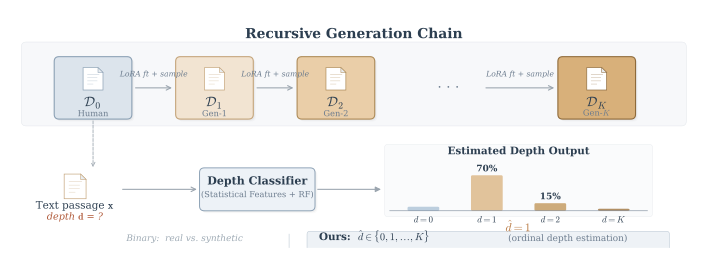

Source code (Python):
import matplotlib
matplotlib.use('Agg')
import matplotlib.pyplot as plt
from matplotlib.patches import FancyBboxPatch, FancyArrowPatch

plt.rcParams.update({
    'font.family': 'serif',
    'font.serif': ['Times New Roman', 'DejaVu Serif', 'serif'],
    'mathtext.fontset': 'cm',
    'font.size': 9,
    'figure.dpi': 300,
    'savefig.dpi': 300,
    'savefig.bbox': 'tight',
    'savefig.pad_inches': 0.04,
    'pdf.fonttype': 42,
    'ps.fonttype': 42,
})

C = {
    'd0_bg': '#DCE4EC', 'd0_bd': '#8BA0B4',
    'd1_bg': '#F2E4D2', 'd1_bd': '#C4A47A',
    'd2_bg': '#EACEA8', 'd2_bd': '#AD8A56',
    'dk_bg': '#D8B07A', 'dk_bd': '#8E6A3A',
    'arrow':  '#9AA4AE',
    'main':   '#2C3E50',
    'sub':    '#6B7B8D',
    'red':    '#B05A3A',
    'cls_bg': '#EDF2F7', 'cls_bd': '#8BA0B4',
    'accent': '#B87840',
    'binary': '#9EAAB4',
    'ours_bg':'#EEF2F6', 'ours_bd':'#BCC8D4',
}

W, H = 7.0, 2.45
fig = plt.figure(figsize=(W, H))
ax = fig.add_axes([0, 0, 1, 1])
ax.set_xlim(0, W)
ax.set_ylim(-0.05, H)
ax.axis('off')

def rbox(ax, x, y, w, h, bg, bd, lw=0.7, zorder=3, shadow=True):
    if shadow:
        for dx, dy, a in [(0.015, -0.015, 0.04), (0.025, -0.025, 0.02)]:
            ax.add_patch(FancyBboxPatch(
                (x+dx, y+dy), w, h,
                boxstyle='round,pad=0.03,rounding_size=0.05',
                fc='#000000', ec='none', alpha=a, zorder=zorder-2))
    ax.add_patch(FancyBboxPatch(
        (x, y), w, h,
        boxstyle='round,pad=0.03,rounding_size=0.05',
        fc=bg, ec=bd, lw=lw, zorder=zorder))

def doc_icon(ax, cx, cy, s=0.09, c='#6B7B8D', zorder=5):
    px = [cx-s, cx-s, cx+s*0.5, cx+s, cx+s, cx-s]
    py = [cy-s*1.15, cy+s*1.15, cy+s*1.15, cy+s*0.65, cy-s*1.15, cy-s*1.15]
    ax.fill(px, py, fc='white', ec=c, lw=0.5, zorder=zorder)
    fx = [cx+s*0.5, cx+s*0.5, cx+s]
    fy = [cy+s*1.15, cy+s*0.65, cy+s*0.65]
    ax.fill(fx, fy, fc='#E8ECF0', ec=c, lw=0.4, zorder=zorder+1)
    for frac in [0.45, 0.12, -0.21, -0.54]:
        lw_l = s * (1.15 if frac > 0.3 else (0.95 if frac > -0.3 else 0.55))
        ax.plot([cx-s*0.55, cx-s*0.55+lw_l], [cy+s*frac]*2,
                c=c, lw=0.4, alpha=0.45, zorder=zorder+1)

def thin_arrow(ax, xy1, xy2, **kw):
    defaults = dict(arrowstyle='->', color=C['arrow'], lw=0.8,
                    mutation_scale=8, zorder=4)
    defaults.update(kw)
    ax.add_patch(FancyArrowPatch(xy1, xy2, **defaults))

# ═══════════════════════════════════════
# Section 1 — Recursive Generation Chain
# ═══════════════════════════════════════
ax.add_patch(FancyBboxPatch(
    (0.18, 1.22), 6.64, 0.82,
    boxstyle='round,pad=0.02,rounding_size=0.05',
    fc='#F7F8FA', ec='#E4E8EC', lw=0.4, zorder=1))

ax.text(3.50, 2.10, 'Recursive Generation Chain',
        fontsize=10, fontweight='bold', color=C['main'], ha='center')

bw, bh = 0.72, 0.58
by = 1.30
nodes = [
    (0.52,  r'$\mathcal{D}_0$', 'Human',  C['d0_bg'], C['d0_bd']),
    (1.74,  r'$\mathcal{D}_1$', 'Gen-1',  C['d1_bg'], C['d1_bd']),
    (2.96,  r'$\mathcal{D}_2$', 'Gen-2',  C['d2_bg'], C['d2_bd']),
    (5.58,  r'$\mathcal{D}_K$', r'Gen-$K$', C['dk_bg'], C['dk_bd']),
]

for nx, lab, sub, bg, bd in nodes:
    rbox(ax, nx, by, bw, bh, bg, bd, lw=0.8)
    doc_icon(ax, nx+bw/2, by+bh*0.66, s=0.10, c=bd)
    ax.text(nx+bw/2, by+bh*0.24, lab, fontsize=10, fontweight='bold',
            color=C['main'], ha='center', va='center', zorder=6)
    ax.text(nx+bw/2, by+bh*0.04, sub, fontsize=6, color=C['sub'],
            ha='center', va='center', zorder=6)

ay = by + bh/2
for i in range(2):
    x1 = nodes[i][0] + bw + 0.04
    x2 = nodes[i+1][0] - 0.04
    thin_arrow(ax, (x1, ay), (x2, ay))
    ax.text((x1+x2)/2, ay+0.10, 'LoRA ft + sample',
            fontsize=5.5, color=C['sub'], fontstyle='italic',
            ha='center', va='bottom', zorder=6)

thin_arrow(ax, (4.80, ay), (nodes[3][0]-0.04, ay))
ax.text((4.80+nodes[3][0]-0.04)/2, ay+0.10, 'LoRA ft + sample',
        fontsize=5.5, color=C['sub'], fontstyle='italic',
        ha='center', va='bottom', zorder=6)

ax.text(4.45, ay, '· · ·', fontsize=10, color=C['sub'],
        ha='center', va='center', zorder=6)

# ═══════════════════════════════════════
# Section 2 — Depth Estimation Query
# ═══════════════════════════════════════
qy = 0.55

ax.annotate('', xy=(0.88, qy+0.20), xytext=(0.88, by-0.02),
            arrowprops=dict(arrowstyle='->', color=C['arrow'],
                            ls='dashed', lw=0.6, mutation_scale=7), zorder=4)

doc_icon(ax, 0.70, qy+0.03, s=0.11, c=C['d1_bd'], zorder=5)
ax.text(0.70, qy-0.20, r'Text passage $\mathbf{x}$',
        fontsize=7.5, color=C['main'], ha='center', zorder=6)
ax.text(0.70, qy-0.32, r'depth $\mathbf{d}$ = ?',
        fontsize=7, color=C['red'], fontstyle='italic', ha='center', zorder=6)

thin_arrow(ax, (1.15, qy), (1.95, qy))

cw, ch = 1.10, 0.38
cx = 1.98
rbox(ax, cx, qy-ch/2, cw, ch, C['cls_bg'], C['cls_bd'], lw=0.7)
ax.text(cx+cw/2, qy+0.05, 'Depth Classifier',
        fontsize=8, fontweight='bold', color=C['main'], ha='center', zorder=6)
ax.text(cx+cw/2, qy-0.08, '(Statistical Features + RF)',
        fontsize=6, color=C['sub'], ha='center', zorder=6)

thin_arrow(ax, (cx+cw+0.03, qy), (3.80, qy), arrowstyle='-|>')

# ── Bar chart ──
bx0 = 3.88
bw_total = 2.55
bh_max = 0.52
b_base = qy - 0.22

ax.text(bx0+bw_total/2, qy+0.36, 'Estimated Depth Output',
        fontsize=7.5, fontweight='bold', color=C['main'], ha='center', zorder=6)

ax.add_patch(FancyBboxPatch(
    (bx0-0.05, b_base-0.04), bw_total+0.10, bh_max+0.18,
    boxstyle='round,pad=0.02,rounding_size=0.03',
    fc='#FAFBFC', ec='#E4E8EC', lw=0.3, zorder=2))

bars = [
    (r'$d{=}0$', 0.08, '#B4C8DA'),
    (r'$d{=}1$', 0.70, '#DEBB8E'),
    (r'$d{=}2$', 0.15, '#C8A06A'),
    (r'$d{=}K$', 0.04, '#A88050'),
]

sp = bw_total / len(bars)
bwi = sp * 0.50

for i, (lbl, val, col) in enumerate(bars):
    bxi = bx0 + i*sp + (sp-bwi)/2
    h = val * bh_max
    ax.add_patch(FancyBboxPatch(
        (bxi, b_base), bwi, h,
        boxstyle='round,pad=0,rounding_size=0.015',
        fc=col, ec='none', alpha=0.88, zorder=5))
    ax.text(bxi+bwi/2, b_base-0.05, lbl,
            fontsize=6.5, color=C['main'], ha='center', va='top', zorder=6)
    if val >= 0.10:
        ax.text(bxi+bwi/2, b_base+h+0.02, f'{int(val*100)}%',
                fontsize=6.5, fontweight='bold', color=C['main'],
                ha='center', va='bottom', zorder=6)

ax.plot([bx0-0.02, bx0+bw_total+0.02], [b_base, b_base],
        color=C['sub'], lw=0.4, zorder=5)

ax.text(bx0+bw_total/2, b_base-0.22, r'$\hat{d} = 1$',
        fontsize=8.5, fontweight='bold', color=C['accent'], ha='center', zorder=6)

# ═══════════════════════════════════════
# Section 3 — Task Comparison
# ═══════════════════════════════════════
ty = 0.02

ax.text(1.8, ty, 'Binary:  real vs. synthetic',
        fontsize=6.5, color=C['binary'], fontstyle='italic', ha='center', zorder=6)

ax.plot([2.85, 2.85], [ty-0.07, ty+0.07], color='#D0D8E0', lw=0.6, zorder=5)

ax.add_patch(FancyBboxPatch(
    (3.05, ty-0.08), 3.60, 0.16,
    boxstyle='round,pad=0.02,rounding_size=0.03',
    fc=C['ours_bg'], ec=C['ours_bd'], lw=0.4, zorder=3))

ax.text(3.15, ty, r'Ours:  $\hat{d} \in \{0, 1, \ldots, K\}$',
        fontsize=7.5, fontweight='bold', color=C['main'], ha='left', zorder=6)
ax.text(5.05, ty, '(ordinal depth estimation)',
        fontsize=6.5, color=C['sub'], ha='left', zorder=6)

# ── Save ──
out = '/home/ubuntu/.agent-ml-research-idea_gen_0513_2/projects/recursive_gen_depth_est/docs/paper/figures'
fig.savefig(f'{out}/fig_problem_illustration.png', dpi=300, facecolor='white')
fig.savefig(f'{out}/fig_problem_illustration.pdf', facecolor='white')
plt.close()
print('DONE: fig_problem_illustration.png + .pdf')
